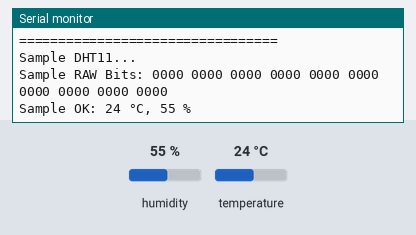
The sketch below on a simulated Arduino Uno, built with avr-gcc and run on an emulated ATmega328P. Shown: the last lines printed to the serial monitor. The test bench sets the inputs (shaded band); at power-on: humidity 55 %, temperature 24 °C.

Above: at 1.9 s.
2.0 s: humidity set to 22 %
At 3.0 s:
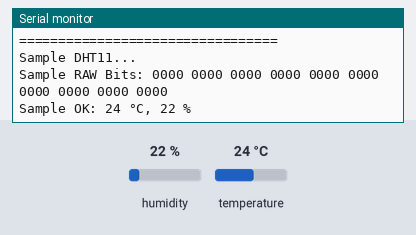
3.5 s: temperature set to 12 °C
At 4.9 s:
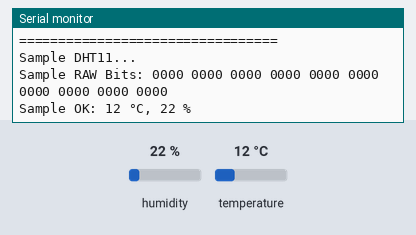
5.0 s: humidity set to 40 %
At 6.1 s:
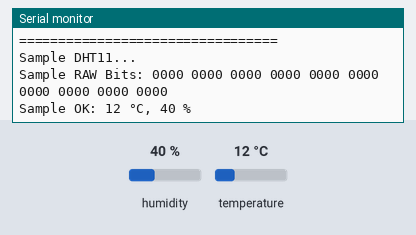
Timing chart, 0 to 8.0 s (numbered marks = the images above; inputs shaded):
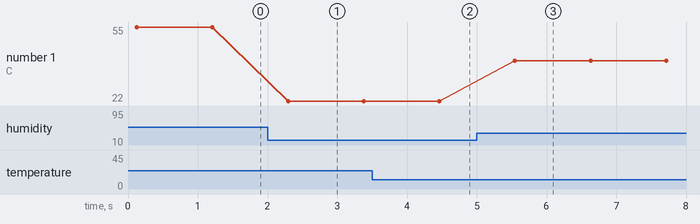

The sketch:

DHT11.ino
```cpp
#include <SimpleDHT.h>
// for DHT11,
// VCC: 5V or 3V
// GND: GND
// DATA: 2
int pinDHT11 = 8;
SimpleDHT11 dht11;
void setup() {
  //declare Baud Rate for the serial communication
  Serial.begin(9600);
}
void loop() {
  // start working...
  Serial.println("=================================");
  Serial.println("Sample DHT11...");
  byte temperature = 0;
  byte humidity = 0;
  byte data[40] = {0};
  // Check if the sensor is working
  if (dht11.read(pinDHT11, &temperature, &humidity, data)) {
    Serial.print("Read DHT11 failed");
    return;
  }
  // Print the received digital data
  Serial.print("Sample RAW Bits: ");
  for (int i = 0; i < 40; i++) {
    Serial.print((int)data[i]);
    if (i > 0 && ((i + 1) % 4) == 0) {
      Serial.print(' ');
    }
  }
  // Print the decimal values
  Serial.println("");
  Serial.print("Sample OK: ");
  Serial.print((int)temperature); Serial.print(" °C, ");
  Serial.print((int)humidity); Serial.println(" %");
  delay(1000);
}
```

Measured:
- after the input at 2.0 s, the serial monitor: prints a new line after 0.29 s (image 1)
- after the input at 3.5 s, the serial monitor: prints a new line after 0.96 s (image 2)
- after the input at 5.0 s, the serial monitor: prints a new line after 0.55 s (image 3)
- plotted number 1: 55 → 22 after the input at 2.0 s, 22 → 40 after the input at 5.0 s
